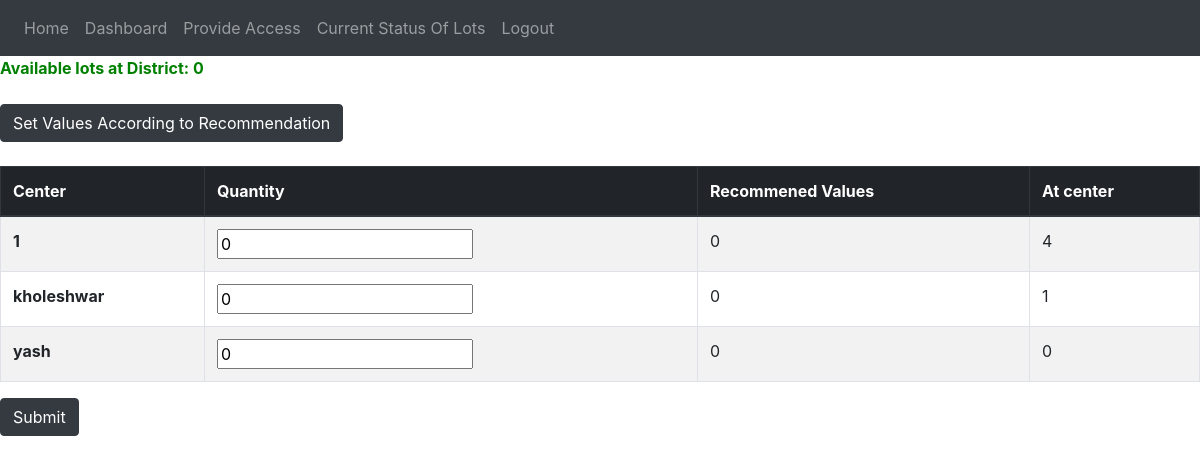
Page /district/akola/send_to_center (signed in) on the earlier database version.
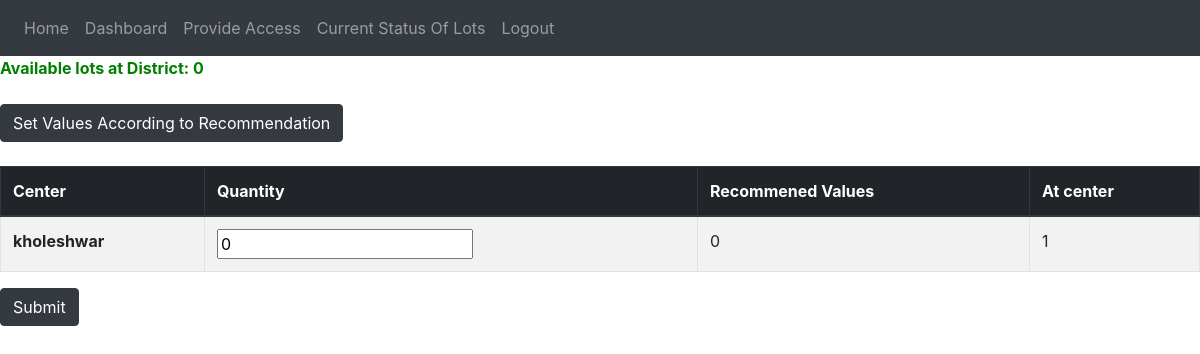
Same page on the later database version.
### vaccine_app/models.py (models this page shows, shortened)
class Center(models.Model):
    centerPrimaryKey = models.AutoField(primary_key=True)
    centerId = models.UUIDField(default=uuid.uuid4, editable=False, unique=True)
    district = models.ForeignKey(District, on_delete=models.CASCADE, related_name="Center")
    name = models.CharField(max_length=255, unique=True)
    maxCountPerDate = models.IntegerField(default=10)
    population = models.IntegerField(default=1)

### vaccine_app/views.py (the view, shortened to what this page needs)
# urls.py: path('district/<str:name>/send_to_center',views.send_to_center,name="send_to_center"),
def send_to_center(request,name):
    if verify(request,"district",name):
        print("send")
        error = ""
        centers = Center.objects.filter(district__name__contains = name)
        ratio=get_ratio_center(District.objects.get(name = name))
        ratio_list=[]
        count_list=[]
        for center in centers:
            count_list.append(CenterVaccineData.objects.filter(center=center, lot__status__contains = "atCenter").count())
            ratio_list.append(ratio[center.name])
        quantity_available = DistrictVaccineData.objects.filter(district__name__contains = name, lot__status__contains = "atDistrict").count()
        context = {"name":name,"centers":zip(centers,zip(ratio_list,count_list)),"quantity_available":quantity_available,"error":error}
        return render(request,"send_to_center.html",context)
    return redirect("district_dash",name)

### vaccine_app/views.py (called while the page is built, shortened)
def verify(request,district_or_center,name):
    if district_or_center=="district":
        user=request.user
        if District.objects.filter(name=name).exists():
            district_obj=District.objects.get(name=name)
            if AccessControlListDistrict.objects.filter(person=user,district=district_obj).exists() and user.is_districtadmin:
                return True
            else:
                print("access is not there for user "+user.email)
                return False
        else:
            print("District name is invalid")
            return False
    else:
        print("Invalid district_or_center value")
        return False

def get_ratio_center(district):
    count_of_vaccine_atDistrict_state=DistrictVaccineData.objects.filter(district=district, lot__status__contains = "atDistrict").count()
    center_obj=Center.objects.filter(district=district)
    ratio_dict={}
    if(count_of_vaccine_atDistrict_state==0):
        for center in center_obj.iterator():
            ratio_dict[center.name]=int(0)
        return ratio_dict

### templates/send_to_center.html (shortened to what this page needs)
{% extends 'base.html' %}
{% block content %}
    <b style="color: green;">Available lots at District: {{quantity_available}}</b>
    <br><br>
    <button class="btn btn-dark" onclick="set_value()">Set Values According to Recommendation</button>
    <br><br>
    <form action="/district/{{name}}/send_to_center" method="POST">
        <table class="table table-striped table-bordered">
            <thead>
            <tr class="thead-dark">
                <th scope="col">Center</th>
                <th scope="col">Quantity</th>
                <th scope="col">Recommened Values</th>
                <th scope="col">At center</th>
            </tr>
            </thead>
            <tbody>
                {% for center,ratio in centers %}
                    <tr>
                        <th scope="row">{{ center.name }}</th>
                        <td><input class="set_ratio" type="number" value="0" name="quantities" /></a>
                        <td class="get_ratio">{{ ratio.0 }}</td>
                        <td>{{ ratio.1 }}</td>
                    </tr>
                {% endfor %}
            </tbody>
        </table>
        <button class="btn btn-dark" type="submit">Submit</button>
    </form>
{% endblock %}

Differences in the rows shown:
removed Center: name "1", ratio "0", district "4"
removed Center: name "yash", maxCountPerDate "0"
